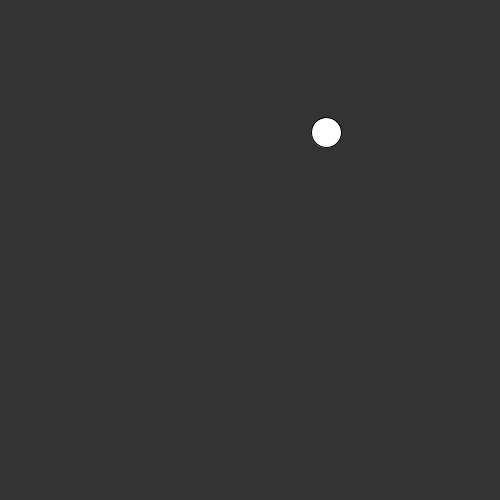
Frame 1 (no input)
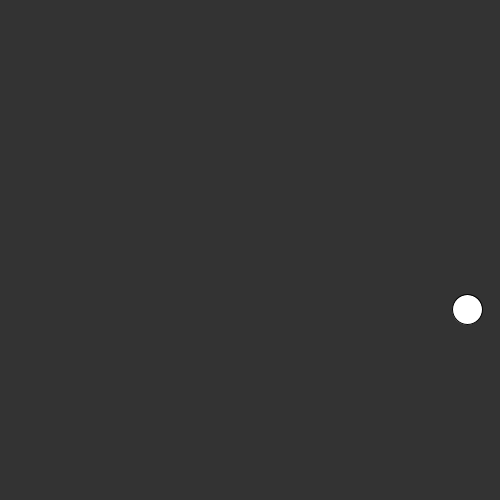
Frame 60 (the mouse pressed at the canvas centre just before this capture)
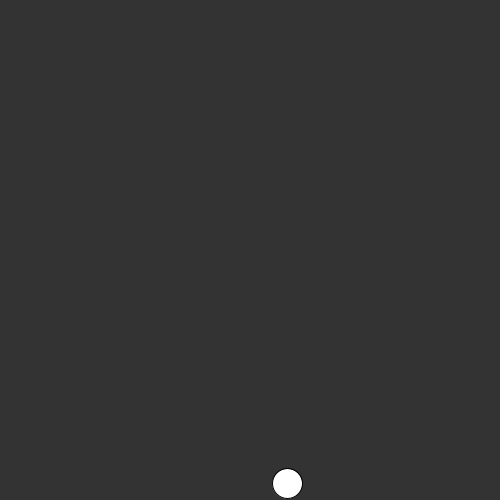
Frame 120 (the mouse held since frame 60 and released just before this capture)

The Processing sketch that drew these frames (run headless with seeded random() and noise(); from frame 60 on, the mouse is pressed at the canvas centre):

// Processing sketch: bouncing_ball
// ── bouncing_ball.pde
void setup() {
  size(500, 500);
  x = random(width);
  y = random(height);
}
float x, y;
float xspeed = 3;
float yspeed = 3;
int size = 30;
void draw() {
  background(51);
  if ((x > width-(size/2)) ||(x < 0+(size/2))) {
    xspeed *= -1;
  }
  if ((y > height-(size/2)) ||(y < 0+(size/2))) {
    yspeed *= -1;
  }

  x += xspeed;
  y += yspeed;
  
  ellipse(x, y, size, size);
}
